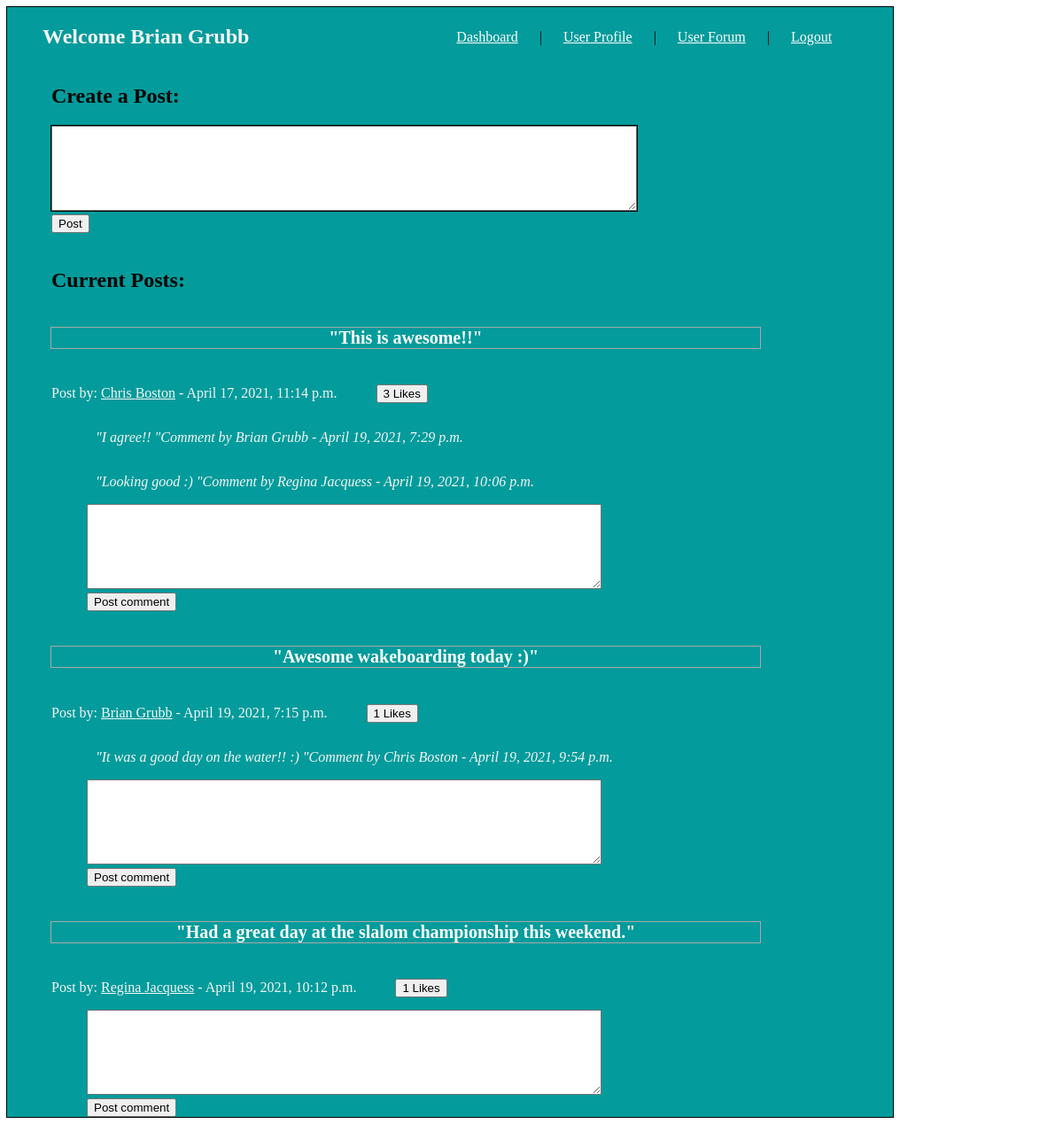
/dashboard (signed in), run on the app's committed database.
### solo_proj_app/models.py (models this page shows)
class User(models.Model):
    first_name = models.CharField(max_length=45)
    last_name = models.CharField(max_length=45)
    email = models.CharField(max_length=100)
    password = models.CharField(max_length=100)
    profile_pic = models.ImageField(null=True, blank=True, upload_to="static/images/")
    created_at = models.DateTimeField(auto_now_add=True)
    updated_at = models.DateTimeField(auto_now=True)
    objects = UserManager()

class Wall_Post(models.Model):
    post=models.TextField()
    post_pic = models.ImageField(null=True, blank=True, upload_to="static/images/")
    poster=models.ForeignKey(User, related_name="user_posts", on_delete=models.CASCADE)
    users_like_wall_post = models.ManyToManyField(User, related_name='wall_post_liked')
    created_at = models.DateTimeField(auto_now_add=True)
    updated_at = models.DateTimeField(auto_now=True)
    objects = PostManager()

class Comment(models.Model):
    comment = models.TextField()
    poster = models.ForeignKey(User, related_name="user_comments", on_delete=models.CASCADE)
    wall_post = models.ForeignKey(Wall_Post, related_name="post_comments", on_delete=models.CASCADE)
    created_at = models.DateTimeField(auto_now_add=True)
    updated_at = models.DateTimeField(auto_now=True)
    objects = CommentManager()

### solo_proj_app/views.py (the view)
# urls.py: path('dashboard', views.dashboard),
def dashboard(request):
    if not 'user_id' in request.session:
        return redirect('/')
    context = {
        "user": User.objects.get(id=request.session['user_id']),
        "wall_posts": Wall_Post.objects.all()
    }
    return render(request, 'dashboard.html', context)

### solo_proj_app/templates/dashboard.html (shortened to what this page needs)
<!DOCTYPE html>
<html>
<head>
    {% load static %}
    <link rel='stylesheet' href='{% static "css/style.css" %}'>
</head>
<body>
    <div id="wrapper">
        <div class="header">
            <h2>Welcome {{user.first_name}} {{user.last_name}}</h2>
        </div>
        <div class="nav">
            {% if user.id == request.session.user_id %}
                <a href="/dashboard">Dashboard</a> | <a href="/profile/{{user.id}}">User Profile</a> | <a href="forum">User Forum</a> | <a href="logout">Logout</a>
            {% endif %}
        </div>
        <div class="add_post">
            <h2>Create a Post:</h2>
            <form action="/add_post" method="POST" enctype="multipart/form-data">
                <textarea name="post" cols="80" rows="6"></textarea>
                <br>
                <button type="submit">Post</button>
            </form>
        </div>
        <div class="posts">
            <h2>Current Posts:</h2>
            {% for post in wall_posts %}
                <div class="wall_posts">
                    <h4>"{{post.post}}"</h4>
                    <p>Post by: <a href="/profile/{{post.poster.id}}">{{post.poster.first_name}} {{post.poster.last_name}}</a> - {{post.created_at}}</p>
                    <div class="post_likes">
                        <form action="/like/{{post.id}}">
                            <button type="submit">{{post.users_like_wall_post.all.count}} Likes</button>
                        </form>
                    </div>
                    {% for comment in post.post_comments.all %}
                        <div class="post_comments">
                            <p>"{{comment.comment}}</p>
                            <p>"Comment by {{comment.poster.first_name}} {{comment.poster.last_name}} - {{comment.created_at}}</p>
                        </div>
                    {% endfor %}
                    <form action="/post_comment/{{post.id}}" method="POST">
                        <textarea name="comment" cols="70" rows="6"></textarea>
                        <br>
                        <button type="submit">Post comment</button>
                    </form>
                </div>
            {% endfor %}
        </div>
    </div>
</body>
</html>

### solo_proj_app/static/css/style.css (style rules this page uses)
#wrapper { width: 1000px; height: auto; outline: 1px black solid; background-color: rgb(3, 155, 155); }
.nav { margin-left: 200px; margin-top: 15px; padding: 10px; display: inline-block; vertical-align: top; }
.header { color: whitesmoke; padding-left: 40px; display: inline-block; vertical-align: top; }
.nav a:link { color: white; padding: 20px; }
.posts h2 { margin-left: 50px; margin-top: 40px; }
p { color: whitesmoke; }
.add_post { margin-left: 50px; }
.add_post textarea { resize: both; outline: 1px solid black; color: black; }
.wall_posts { margin-left: 50px; margin-top: 40px; }
.wall_posts a:link { color: whitesmoke; }
.wall_posts h4 { width: 800px; font-size: 20px; text-align: center; color: white; outline: solid 1px darkgray; }
.wall_posts p { display: inline-block; }
.post_likes { display: inline-block; }
.post_comments { padding-left: 50px; font-style: italic; }
.wall_posts textarea { margin-left: 40px; }
.wall_posts button { margin-left: 40px; }

### data on the page
User: first_name "Brian", last_name "Grubb"
Wall_Post: post "This is awesome!!", poster.first_name "Chris", poster.last_name "Boston", created_at "April 17, 2021, 11:14 p.m.", users_like_wall_post.all.count "3"
Comment: comment "I agree!!", poster.first_name "Brian", poster.last_name "Grubb", created_at "April 19, 2021, 7:29 p.m."
Comment: comment "Looking good :)", poster.first_name "Regina", poster.last_name "Jacquess", created_at "April 19, 2021, 10:06 p.m."
Wall_Post: post "Awesome wakeboarding today :)", poster.first_name "Brian", poster.last_name "Grubb", created_at "April 19, 2021, 7:15 p.m.", users_like_wall_post.all.count "1"
Comment: comment "It was a good day on the water!! :)", poster.first_name "Chris", poster.last_name "Boston", created_at "April 19, 2021, 9:54 p.m."
Wall_Post: post "Had a great day at the slalom championship this weekend.", poster.first_name "Regina", poster.last_name "Jacquess", created_at "April 19, 2021, 10:12 p.m.", users_like_wall_post.all.count "1"
